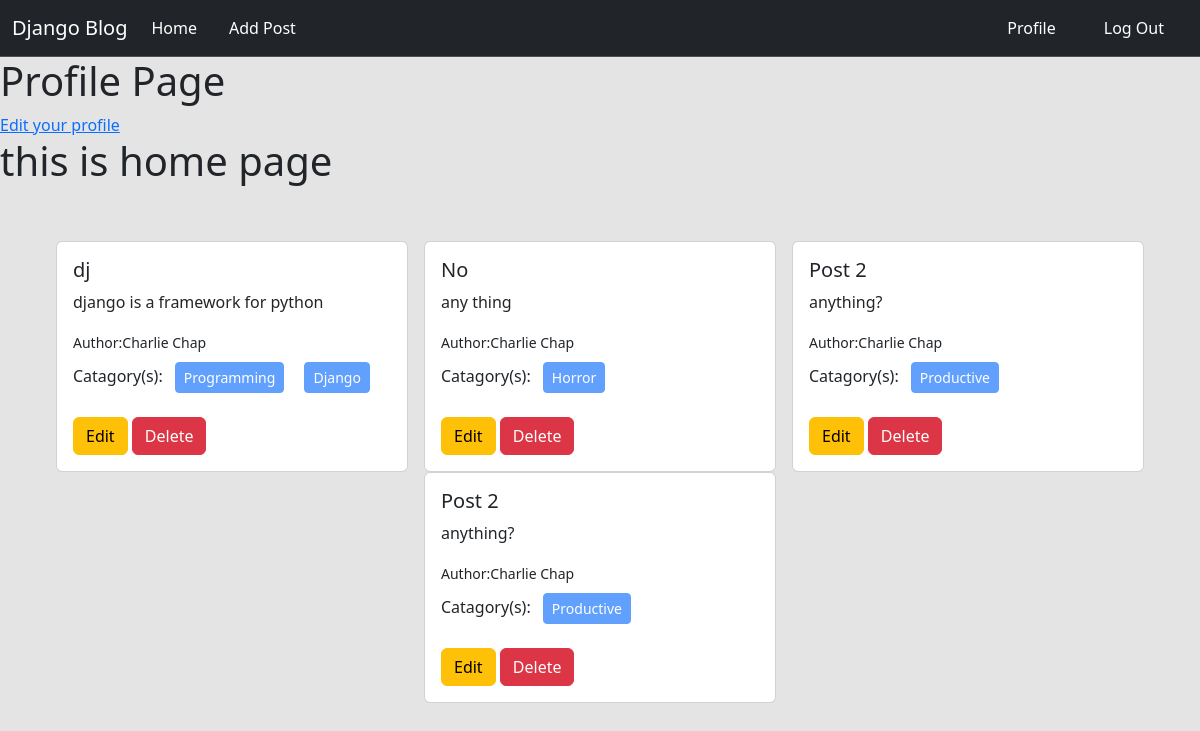
Screenshot of /author/profile/ (signed in) with the database file from the repository.
### post/models.py (models this page shows, shortened)
class Post(models.Model):
    tittle=models.CharField(max_length=50)
    content=models.TextField()
    catagory=models.ManyToManyField(Catagory) #ekta post multiple catagory te thkte pare ekta catagory te multiple post thkte pare
    author=models.ForeignKey(User, on_delete=models.CASCADE) #author delete hoile sob post o delete

### catagories/models.py (models this page shows, shortened)
class Catagory(models.Model):
    name=models.CharField(max_length=100)
    slug=models.SlugField(max_length=100,unique=True,null=True,blank=True)

### author/views.py (the view)
# urls.py: path('profile/',views.profile,name='profile'),
@login_required
def profile(request):
    data=Post.objects.filter(author=request.user)
    return render(request, 'profile.html',{'data':data})

### author/templates/profile.html
{%extends 'base.html'%} {% load crispy_forms_tags %} {% block content %}
<div>
  <h1>Profile Page</h1>
  <a class="bnt btn-primary" href="{%url 'edit_profile'%}">Edit your profile</a>
</div>
<h1>this is home page</h1>
<div class="d-flex flex-wrap justify-content-center px-5 pt-5">
  {% for post in data %}
  <div class="col-sm-4">
    <div class="card mx-2">
      <div class="card-body">
        <h5 class="card-title">{{post.tittle}}</h5>
        <p class="card-text">{{post.content}}</p>
        <small>Author:{{post.author.first_name}} {{post.author.last_name}}</small> <br />
        <p>
          Catagory(s): {% for cat in post.catagory.all %}
          <button class="btn btn-primary btn-sm m-2" disabled>
            {{cat.name}}
          </button>
          {% endfor %}
        </p>
        <a href="{%url 'edit_post' post.id%}" class="btn btn-warning">Edit</a>
        <a href="{%url 'delete_post' post.id%}" class="btn btn-danger"
          >Delete</a
        >
      </div>
    </div>
  </div>
  {% endfor %}
</div>
{% endblock %}

### rows the page displays
Post: tittle "dj", content "django is a framework for python", author.first_name "Charlie", author.last_name "Chap"
Catagory: name "Programming"
Catagory: name "Django"
Post: tittle "No", content "any thing", author.first_name "Charlie", author.last_name "Chap"
Catagory: name "Horror"
Post: tittle "Post 2", content "anything?", author.first_name "Charlie", author.last_name "Chap"
Catagory: name "Productive"
Post: tittle "Post 2", content "anything?", author.first_name "Charlie", author.last_name "Chap"
